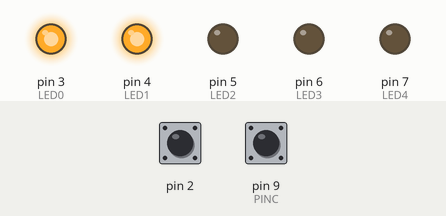
The sketch below on a simulated Arduino Uno, built with avr-gcc and run on an emulated ATmega328P. Shown: output pins drawn as LEDs (lit = HIGH). Inputs (shaded band) come from the test bench; at power-on: pin 2 LOW, pin 9 (PINC) HIGH.

Above: at 1.2 s.
1.3 s: pin 2 driven HIGH
At 2.0 s:
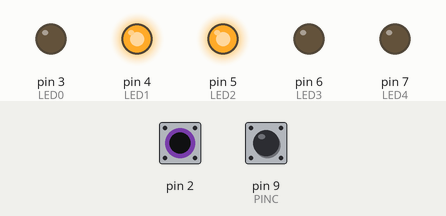
2.8 s: pin 2 pulsed LOW 5 times (0.12 s each, 0.3 s apart)
At 3.37 s:
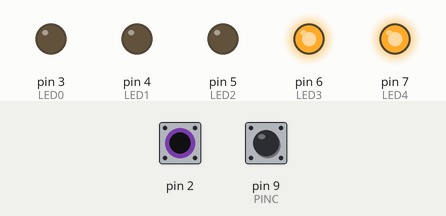
At 4.9 s:
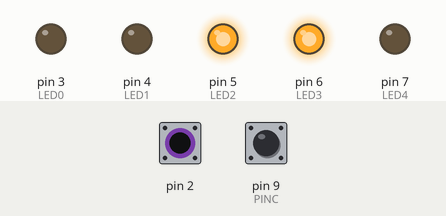
Timing chart, 0 to 6.4 s (numbered marks = the images above; inputs shaded):
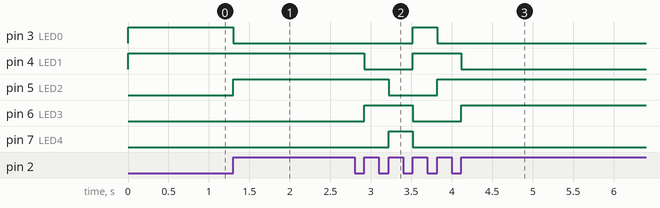

Measured:
- after the input at 1.3 s, pin 3 (LED0): HIGH → LOW at once; pin 5 (LED2): LOW → HIGH at once
- after the input at 2.8 s, pin 3 (LED0): LOW → HIGH after 0.72 s, → LOW 0.30 s later; pin 4 (LED1): HIGH → LOW after 0.12 s, → HIGH 0.60 s later, → LOW 0.60 s later

The sketch:

FLIPFLOPD.ino
```cpp
#define LED0 3
#define LED1 4
#define LED2 5
#define LED3 6
#define LED4 7

#define PINC 9
#define PINCLK 8

bool D_0 = 0, D_1 = 0;
volatile bool Q0 = 0, Q1 = 0;
bool C = 0;
bool S0 = 0, S1 = 0, S2 = 0, S3 = 0, S4 = 0;

bool flip_flop_D(bool D) {
  return D;
}

void CLK() {
  Q0 = flip_flop_D(D_0);
  Q1 = flip_flop_D(D_1);
}

void clockGenerator(byte pino, float f) {
  static bool state = LOW;
  static unsigned long t1, t0;
  t1 = millis();
  if (t1 - t0 >= 500. / f) {
    digitalWrite(pino, state = !state);
    t0 = t1;
  }
}

void funcoes_estado_seguinte() {
  D_1 = ((Q1 ^ C) & !Q0) + (Q0 & !Q1 & !C);
  D_0 = !Q0 & !C | !Q1 & !Q0;
}

void funcoes_saida() {
  bool STATE0 = !Q0 & !Q1;
  bool STATE1 = Q0 & !Q1;
  bool STATE2 = !Q0 & Q1;
  bool STATE3 = Q0 & Q1;

  S0 = STATE0;
  S1 = STATE0 | STATE1;
  S2 = STATE1 | STATE2;
  S3 = STATE2 | STATE3;
  S4 = STATE3;
}

void escreve_saidas() {
  digitalWrite(LED0, S0);
  digitalWrite(LED1, S1);
  digitalWrite(LED2, S2);
  digitalWrite(LED3, S3);
  digitalWrite(LED4, S4);
}

void ler_entradas() {
  C = !digitalRead(PINC);
}

void setup() {
  pinMode(PINC, INPUT_PULLUP);
  pinMode(LED0, OUTPUT);
  pinMode(LED1, OUTPUT);
  pinMode(LED2, OUTPUT);
  pinMode(LED3, OUTPUT);
  pinMode(LED4, OUTPUT);

  attachInterrupt(0, CLK, RISING);
  interrupts();
}

void loop() {
  ler_entradas();
  funcoes_estado_seguinte();
  funcoes_saida();
  escreve_saidas();
  clockGenerator(PINCLK, 1);
}
```
